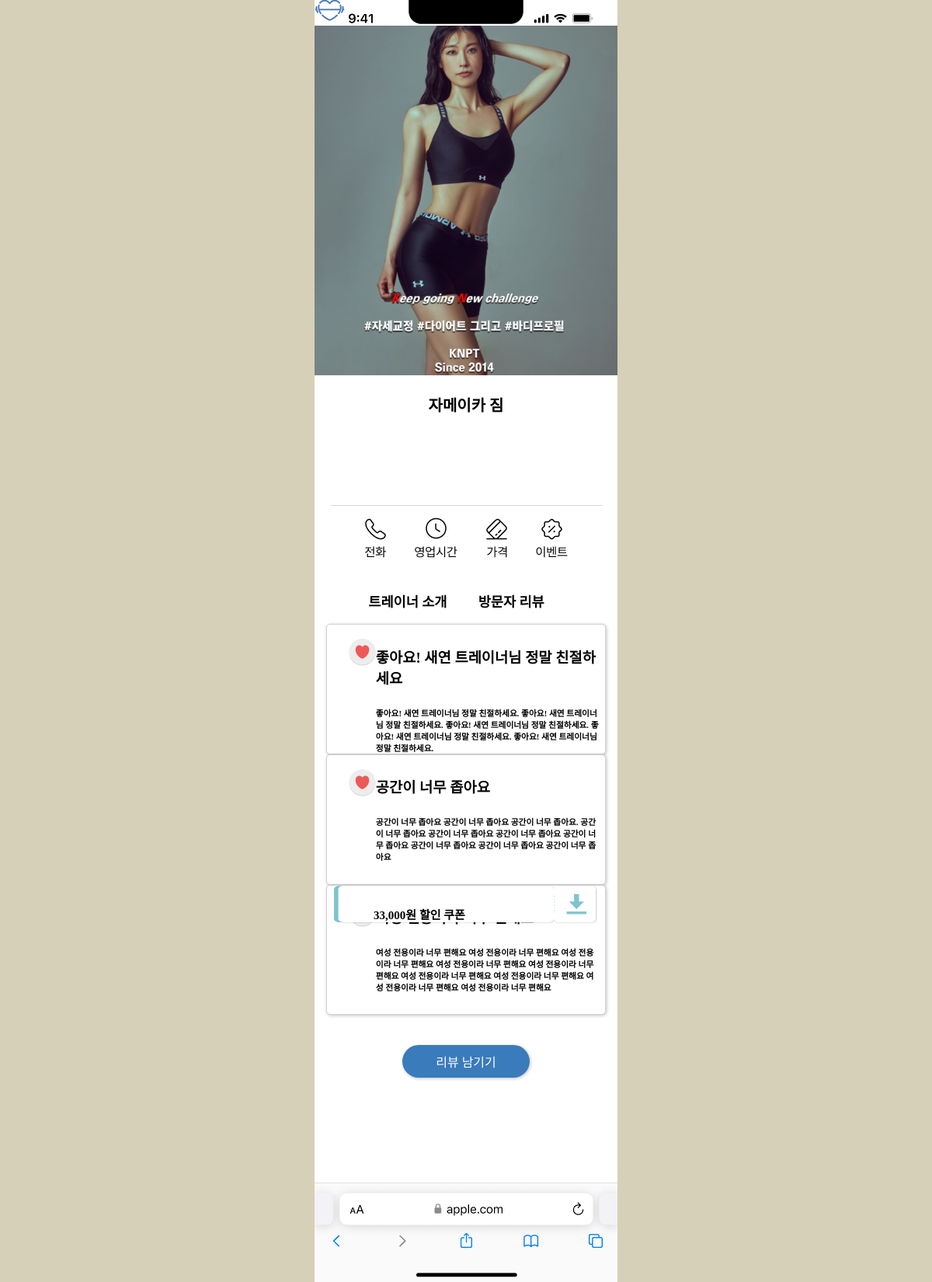
Screenshot of /health/gym/visitorreview/ with the database file from the repository.
### health/models.py (models this page shows, shortened)
class gymReview(models.Model):
    title = models.CharField(verbose_name="제목", max_length=128)
    body = models.TextField(verbose_name="내용", default="")

### health/views.py (the view)
# urls.py: path('gym/visitorreview/', views.visitorreview , name='visitorreview'),
def visitorreview(request):
    reviews = gymReview.objects.all()
    return render(request, "visitorreview.html", {'reviews': reviews})

### health/templates/visitorreview.html (shortened to what this page needs)
{% load static %}
<!DOCTYPE html>
<html lang="en">
<head>
    <link rel="stylesheet" href="/static/css/visitorreview.css">
</head>
<body>
    <div class="container">
        <div class="statusBar"><img src="/static/img/Status Bar (iPhone).png"></div>
        <div class="icon">
            <a href="{% url 'health:main' %}">
            </a>
        </div>
        <div class= "fst">
            <img src = "/static/img/gyminfopicture.png"alt = "헬스장홍보사진">
        </div>
        <div class="sec">
            <h1>자메이카 짐</h1>
        </div>
        <div class="coupon">
            <img src = "/static/img/coupon.png" alt = "쿠폰">
            <h2>33,000원 할인 쿠폰</h2>
        </div>
        <div class="thrd">
            <img src = "/static/img/grayline.png"alt = "회색선">
        </div>
        <div class= "fourth">
            <a href="{% url 'health:jamaGym'%}">
            <img src = "/static/img/call.png"alt = "전화"> </a>
            <a href="{% url 'health:jamaGymopen'%}">
            <img src = "/static/img/openingthours.png"alt = "영업시간"></a>
            <a href="{% url 'health:jamaGymprice'%}">
                <img src = "/static/img/price.png"alt = "가격"></a>
            <a href="{% url 'health:jamaGymevent'%}">
                <img src = "/static/img/event.png"alt = "이벤트"></a>
        </div>
        <div class="fifth">
            <a href="{% url 'health:jamaGym'%}"><h3>트레이너 소개</h3></a>
            <a href="{% url 'health:visitorreview' %}"><h3>방문자 리뷰</h3></a>
        </div>
        <div>
            {% for review in reviews %}
                <div class="box">
                    <img src="/static/img/fullheart.png" alt="하트"></a>
                    <div class="text">
                    <h3>{{ review.title }}</h3>
                    <h6>{{ review.body }}</h6>
                    </div>
                </div>
            {% endfor %}
        </div>
        <div class="reviewbutton">
            <a href="{% url 'health:create_review' %}"><h2>리뷰 남기기</h2></a>
        </div>
        <div class="FooterBar">
            <img src="/static/img/Safari Tool bar.png">
        </div>
    </div>
</body>
</html>

### static/css/visitorreview.css (style rules this page uses)
body { background-color: rgb(215, 208, 184); height: 100%; margin: 0; }
.container { display: flex; width: 390px; height: 1550px; margin: 0 auto; background-color: #FFFFFF; flex-direction: column; }
.statusBar,.FooterBar { position: absolute; top: 0; left: 0; right: 0; display: flex; justify-content: space-between; align-items: center; padding: 13.4615px 25px 11.5385px 25.9615px; gap: 197.12px; isolation: isolate; width: 375px; height: 45.19px; margin: 0 auto; margin-top: -13px; z-index: 1; }
.fst { position: relative; margin: 0; width: 390px; height: 450px; overflow: hidden; }
.fst img { position: absolute; width: 100%; height: 100%; object-fit: cover; }
.sec { text-align: center; margin-top: 10px; font-size: 10px; }
.coupon { text-align: center; margin-top: 10px; font-size: 10px; }
.coupon img { position: absolute; width: 340px; height: 50px; top: 69%; left: 50%; transform: translateX(-50%); }
.coupon h2 { position: absolute; top: 70.5%; left: 45%; transform: translate(-50%, -50%); z-index: 1; font-size: 15px; color: black; white-space: nowrap; }
.thrd { text-align: center; margin-top: 20%; }
.fourth { text-align: center; margin-top: 10px; word-spacing: 30px; }
.fifth { margin-top: 5%; margin-left: 10%; font-size: 15px; font-weight: 40; display: flex; justify-content: flex-start; align-items: center; flex-wrap: wrap; gap: 45px; }
.fifth h3 { margin-left: 30%; }
.box { padding:2%; display: flex; margin-left: auto; margin-right: auto; width: 342px; height: 150px; background-color: white; border: 1px solid lightgray; box-shadow: 1px 1px 4px rgba(0, 0, 0, 0.25); border-radius: 5px; }
.box img { margin-top:3%; margin-left: 20px; width:35px; height:35px; }
.reviewbutton { display: flex; justify-content: center; align-items: center; margin-top: 10%; margin-left: auto; margin-right: auto; width: 164px; height: 42px; background: #3A7BBC; box-shadow: 1px 1px 4px rgba(0, 0, 0, 0.25); border-radius: 100px; }
.reviewbutton h2 { text-align: center; margin-left: auto; margin-right: auto; font-size: 16px; color: white; font-weight: lighter; }
a { text-decoration: none; color: black; white-space: nowrap; }
.FooterBar { right: 16px; margin-top: 1550px; }

### rows the page displays
gymReview: title "좋아요! 새연 트레이너님 정말 친절하세요", body "좋아요! 새연 트레이너님 정말 친절하세요. 좋아요! 새연 트레이너님 정말 친절하세요. 좋아요! 새연 트레이너님 정말 친절하세요. 좋아요! 새연 트레이너님 정말 친절하세요. 좋아요! 새연 트레이너님 정말 친절하세요."
gymReview: title "공간이 너무 좁아요", body "공간이 너무 좁아요 공간이 너무 좁아요 공간이 너무 좁아요. 공간이 너무 좁아요 공간이 너무 좁아요 공간이 너무 좁아요 공간이 너무 좁아요 공간이 너무 좁아요 공간이 너무 좁아요 공간이 너무 좁아요"
gymReview: body "여성 전용이라 너무 편해요 여성 전용이라 너무 편해요 여성 전용이라 너무 편해요 여성 전용이라 너무 편해요 여성 전용이라 너무 편해요 여성 전용이라 너무 편해요 여성 전용이라 너무 편해요 여성 전용이라 너무 편해요 여성 전용이라 너무 편해요"
